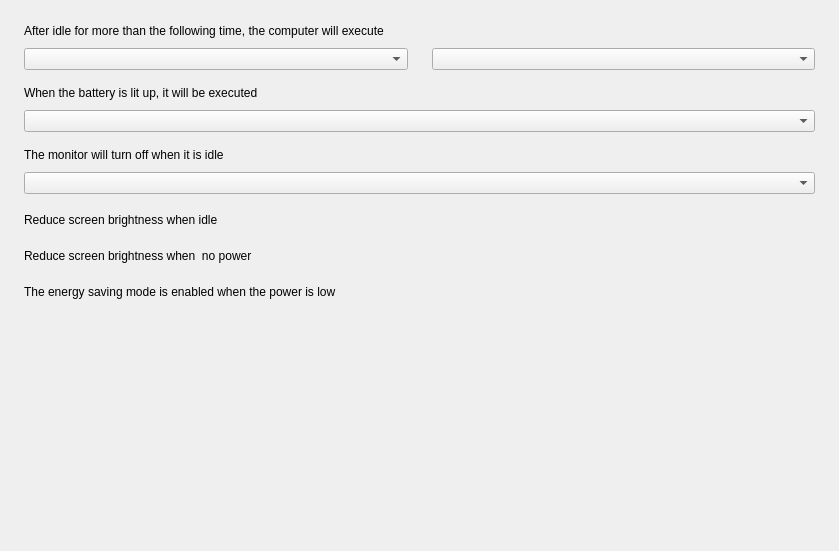
<?xml version="1.0" encoding="UTF-8"?>
<ui version="4.0">
 <class>BatterySettingsPage</class>
 <widget class="QWidget" name="BatterySettingsPage">
  <property name="geometry">
   <rect>
    <x>0</x>
    <y>0</y>
    <width>839</width>
    <height>551</height>
   </rect>
  </property>
  <property name="windowTitle">
   <string>BatterySettingsPage</string>
  </property>
  <layout class="QVBoxLayout" name="verticalLayout">
   <property name="spacing">
    <number>0</number>
   </property>
   <property name="leftMargin">
    <number>24</number>
   </property>
   <property name="topMargin">
    <number>0</number>
   </property>
   <property name="rightMargin">
    <number>24</number>
   </property>
   <property name="bottomMargin">
    <number>0</number>
   </property>
   <item>
    <layout class="QHBoxLayout" name="horizontalLayout">
     <property name="spacing">
      <number>0</number>
     </property>
     <property name="topMargin">
      <number>24</number>
     </property>
     <item>
      <widget class="QLabel" name="label">
       <property name="text">
        <string>After idle for more than the following time, the computer will execute</string>
       </property>
      </widget>
     </item>
    </layout>
   </item>
   <item>
    <layout class="QHBoxLayout" name="horizontalLayout_2">
     <property name="spacing">
      <number>24</number>
     </property>
     <property name="topMargin">
      <number>10</number>
     </property>
     <item>
      <widget class="QComboBox" name="combo_idleTimeout">
       <property name="accessibleName">
        <string>ComboIdleTime</string>
       </property>
      </widget>
     </item>
     <item>
      <widget class="QComboBox" name="combo_idleAction">
       <property name="accessibleName">
        <string>ComboIdleAction</string>
       </property>
      </widget>
     </item>
    </layout>
   </item>
   <item>
    <layout class="QHBoxLayout" name="horizontalLayout_3">
     <property name="spacing">
      <number>0</number>
     </property>
     <property name="topMargin">
      <number>16</number>
     </property>
     <item>
      <widget class="QLabel" name="label_2">
       <property name="accessibleName">
        <string/>
       </property>
       <property name="text">
        <string>When the battery is lit up, it will be executed</string>
       </property>
      </widget>
     </item>
    </layout>
   </item>
   <item>
    <layout class="QHBoxLayout" name="horizontalLayout_4">
     <property name="spacing">
      <number>0</number>
     </property>
     <property name="topMargin">
      <number>10</number>
     </property>
     <item>
      <widget class="QComboBox" name="combo_noPowerAction">
       <property name="accessibleName">
        <string>ComboLowBatteryAction</string>
       </property>
      </widget>
     </item>
    </layout>
   </item>
   <item>
    <layout class="QHBoxLayout" name="horizontalLayout_5">
     <property name="spacing">
      <number>0</number>
     </property>
     <property name="topMargin">
      <number>16</number>
     </property>
     <item>
      <widget class="QLabel" name="label_3">
       <property name="text">
        <string>The monitor will turn off when it is idle</string>
       </property>
      </widget>
     </item>
    </layout>
   </item>
   <item>
    <layout class="QHBoxLayout" name="horizontalLayout_6">
     <property name="spacing">
      <number>0</number>
     </property>
     <property name="topMargin">
      <number>10</number>
     </property>
     <item>
      <widget class="QComboBox" name="combo_monitorOffTimeout">
       <property name="accessibleName">
        <string>ComboMonitorTurnOffIdleTime</string>
       </property>
      </widget>
     </item>
    </layout>
   </item>
   <item>
    <layout class="QHBoxLayout" name="layout_reduceBrightness">
     <property name="spacing">
      <number>0</number>
     </property>
     <property name="topMargin">
      <number>16</number>
     </property>
     <item>
      <widget class="QLabel" name="label_4">
       <property name="text">
        <string>Reduce screen brightness when idle</string>
       </property>
      </widget>
     </item>
     <item>
      <spacer name="horizontalSpacer">
       <property name="orientation">
        <enum>Qt::Horizontal</enum>
       </property>
       <property name="sizeHint" stdset="0">
        <size>
         <width>40</width>
         <height>20</height>
        </size>
       </property>
      </spacer>
     </item>
    </layout>
   </item>
   <item>
    <layout class="QHBoxLayout" name="layout_lowPowerReduceBrightness">
     <property name="topMargin">
      <number>16</number>
     </property>
     <item>
      <widget class="QLabel" name="label_5">
       <property name="text">
        <string>Reduce screen brightness when  no power</string>
       </property>
      </widget>
     </item>
     <item>
      <spacer name="horizontalSpacer_2">
       <property name="orientation">
        <enum>Qt::Horizontal</enum>
       </property>
       <property name="sizeHint" stdset="0">
        <size>
         <width>40</width>
         <height>20</height>
        </size>
       </property>
      </spacer>
     </item>
    </layout>
   </item>
   <item>
    <layout class="QHBoxLayout" name="layout_lowPowerEco">
     <property name="topMargin">
      <number>16</number>
     </property>
     <property name="bottomMargin">
      <number>0</number>
     </property>
     <item>
      <widget class="QLabel" name="label_6">
       <property name="text">
        <string>The energy saving mode is enabled when the power is low</string>
       </property>
      </widget>
     </item>
     <item>
      <spacer name="horizontalSpacer_3">
       <property name="orientation">
        <enum>Qt::Horizontal</enum>
       </property>
       <property name="sizeHint" stdset="0">
        <size>
         <width>40</width>
         <height>20</height>
        </size>
       </property>
      </spacer>
     </item>
    </layout>
   </item>
   <item>
    <spacer name="verticalSpacer">
     <property name="orientation">
      <enum>Qt::Vertical</enum>
     </property>
     <property name="sizeHint" stdset="0">
      <size>
       <width>20</width>
       <height>40</height>
      </size>
     </property>
    </spacer>
   </item>
  </layout>
 </widget>
 <resources/>
 <connections/>
</ui>
